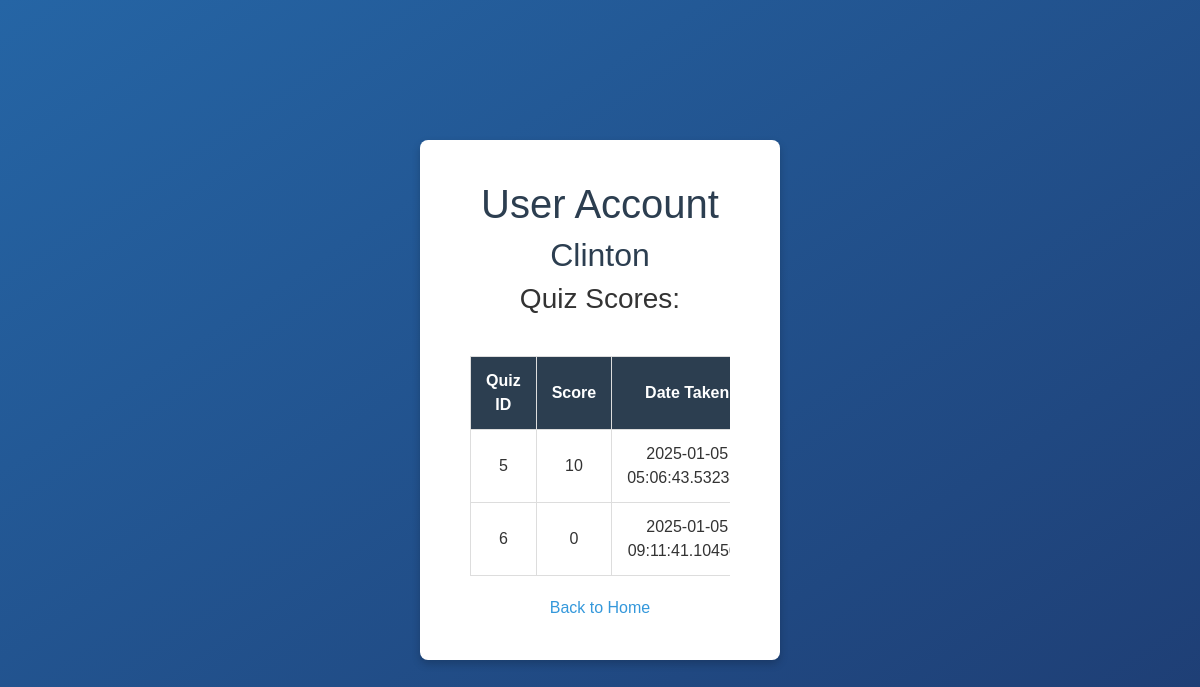
/user/5, run on the app's committed database.
### app.py (models this page shows)
class User(db.Model):
    id = db.Column(db.Integer, primary_key=True)
    username = db.Column(db.String(150), unique=True, nullable=False)
    password = db.Column(db.String(150), nullable=False)
    quizzes = db.relationship('QuizResult', backref='user', lazy=True)

class QuizResult(db.Model):
    id = db.Column(db.Integer, primary_key=True)
    user_id = db.Column(db.Integer, db.ForeignKey('user.id'), nullable=False)
    score = db.Column(db.Integer, nullable=False)
    date_taken = db.Column(db.DateTime, default=datetime.datetime.utcnow)

### app.py (the view)
@app.route('/user/<int:user_id>', methods=['GET'])
def user_account(user_id):
    user = User.query.get_or_404(user_id)
    quizzes = QuizResult.query.filter_by(user_id=user_id).all()
    return render_template('user_account.html', user=user, quizzes=quizzes)

### templates/user_account.html (shortened to what this page needs)
<!DOCTYPE html>
<html lang="en">
<head>
    <link rel="stylesheet" href="https://cdn.jsdelivr.net/npm/bootstrap@5.3.0/dist/css/bootstrap.min.css">
    <link rel="stylesheet" type="text/css" href="{{ url_for('static', filename='css/styles.css') }}">
</head>
<body class="auth-page">
    <div class="auth-container">
        <h1>User Account</h1>
        <h2>{{ user.username }}</h2>
        <h3>Quiz Scores:</h3>
        {% if quizzes %}
            <div class="table-container">
                <table>
                    <thead>
                        <tr>
                            <th>Quiz ID</th>
                            <th>Score</th>
                            <th>Date Taken</th>
                        </tr>
                    </thead>
                    <tbody>
                        {% for quiz in quizzes %}
                            <tr>
                                <td>{{ quiz.id }}</td>
                                <td>{{ quiz.score }}</td>
                                <td>{{ quiz.date_taken }}</td>
                            </tr>
                        {% endfor %}
                    </tbody>
                </table>
            </div>
        {% else %}
            <p>No quizzes taken yet.</p>
        {% endif %}
        <a href="/" class="btn-secondary">Back to Home</a>
    </div>
</body>
</html>

### static/css/styles.css (style rules this page uses)
body { font-family: Arial, sans-serif; margin: 0; padding: 0; background-color: #f4f4f9; color: #333; display: flex; flex-direction: column; min-height: 100vh; }
h1, h2 { color: #2c3e50; }
a { text-decoration: none; color: #3498db; }
a, a:link, a:visited, a:hover, a:active, a:focus, button, button:focus { text-decoration: none; outline: none; }
body.auth-page { background: linear-gradient(to bottom right, #2565a5, #1e3c72); display: flex; justify-content: center; align-items: center; height: 100vh; margin: 0; }
.auth-container { background: #fff; padding: 40px 50px; border-radius: 8px; box-shadow: 0 4px 8px rgba(0, 0, 0, 0.2); width: 30%; max-width: 90%; text-align: center; margin: 20px auto; }
.table-container { overflow-x: auto; margin-top: 20px; }
table { width: 100%; border-collapse: collapse; margin: 20px 0; }
table th, table td { text-align: center; padding: 12px 15px; border: 1px solid #ddd; }
table thead th { background-color: #2c3e50; color: #fff; }

### data on the page
User: username "Clinton"
QuizResult: id "5", score "10", date_taken "2025-01-05…"
QuizResult: id "6", score "0", date_taken "2025-01-05…"
